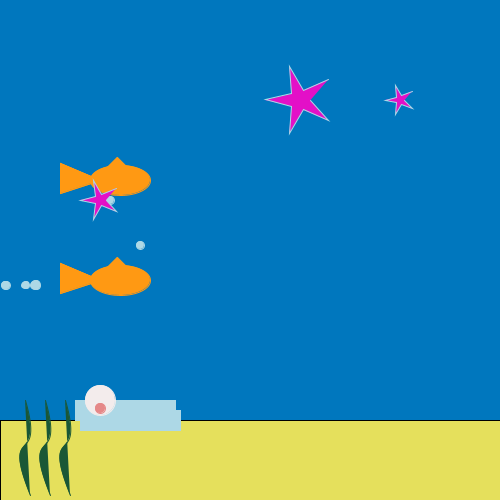
Frame 1 (no input)
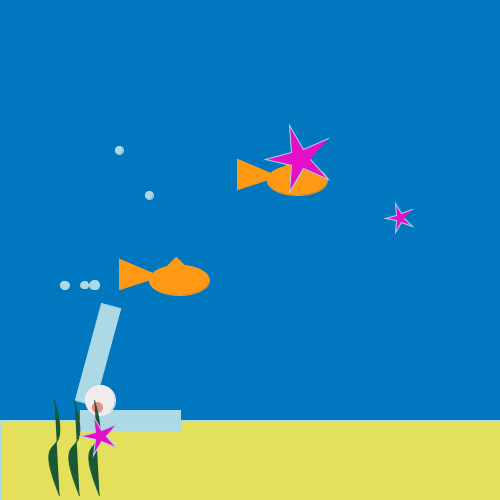
Frame 60 (the mouse pressed at the canvas centre just before this capture)
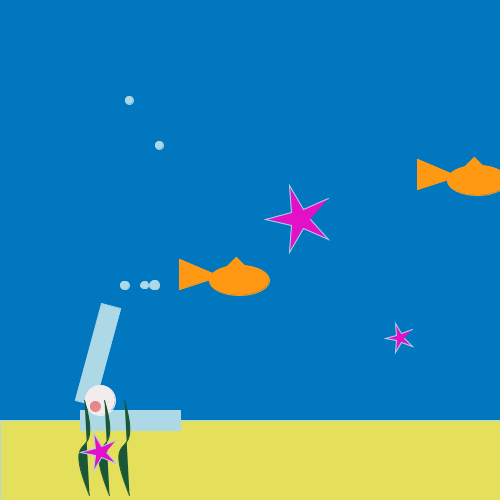
Frame 120 (the mouse held since frame 60 and released just before this capture)

The Processing sketch that drew these frames (run headless with seeded random() and noise(); from frame 60 on, the mouse is pressed at the canvas centre):

// Processing sketch: assignment4
// ── assignment4.pde
seaweed seaweed1;
seaweed seaweed2;
seaweed seaweed3;
tailfin fshtail;
tailfin fshtail2;
bubbles bubble1;
bubbles bubble2;
bubblesTrail bubble3, bubble4, bubble5;
seaClam seaClam1;

Starfish s1, s2, s3;

void setup(){
  background(210);
  size(500, 500);
  //declaring all the new objects
  seaweed1 = new seaweed(50, 495, 20, 420, 65, 470, 45, 400, 0.5);
  seaweed2 = new seaweed(70, 495, 40, 420, 85, 470, 65, 400, 0.5);
  seaweed3 = new seaweed(30, 495, 0, 420, 45, 470, 25, 400, 0.5);
  fshtail = new tailfin(0,200,1);
  fshtail2 = new tailfin(0,100,3);
  bubble1 = new bubbles(110, 200, 8, 1);
  bubble2 = new bubbles(140, 245, 8, 1);
  bubble3 = new bubblesTrail(5, 285, 8, 1);
  bubble4 = new bubblesTrail(25, 285, 7, 1);
  bubble5 = new bubblesTrail(35, 285, 9, 1);
  seaClam1 = new seaClam(80,410,100,20);
  
  
  s1 = new Starfish(150, 50, 35, 0.5);
  s1.setMaxY(225);
  s2 = new Starfish(50, 100, 20, 2);
  s2.setMaxY(225);
  s3 = new Starfish(200, 50, 15, 1);
  s3.setMaxY(225);
}


void draw(){
  //creating the ocean floor
  background(0, 119, 190);
  fill(color(229, 224, 92));
  rect(0,420,500,200);
  
  //creating all the animations
  seaClam1.create1();
  fshtail.display();
  fshtail.move();
  fshtail2.display();
  fshtail2.move();
  seaweed1.display();
  seaweed1.move();
  seaweed2.display();
  seaweed2.move();
  seaweed3.display();
  seaweed3.move();
  bubble1.display();
  bubble1.move();
  bubble2.display();
  bubble2.move();
  bubble3.display();
  bubble3.move();
  bubble4.display();
  bubble4.move();
  bubble5.display();
  bubble5.move();
 
 
  s1.display();
  s1.move();
  s2.display();
  s2.move();
  s3.display();
  s3.move();
  
}

// ── Bubbles.pde
class bubbles{
  float x, y, radius, speed;
  
  bubbles(float x, float y, float radius, float speed){
    this.x = x;
    this.y = y;
    this.radius = radius;
    this.speed = speed;
  }
  
  void display(){
    fill(color(173, 216, 230));
    stroke(color(173, 216, 230));
    ellipse(x, y, radius, radius);
    
  }
  
  void move(){
    
    this.x = this.x + this.speed;
    if(this.x > width/3){
      this.x = this.x - 50;
      this.y = this.y - 50;
    }
    
  }
}

// ── Bubbles_Trail.pde
class bubblesTrail extends bubbles{
  float x, y, radius, speed;
  
  bubblesTrail(float x, float y, float radius, float speed){
    super(x, y, radius, speed);
    this.x = x;
    this.y = y;
    this.radius = radius;
    this.speed = speed;
  }
  
   void display(){
    fill(color(173, 216, 230));
    stroke(color(173, 216, 230));
    ellipse(x, y, radius, radius);
  
    pushMatrix();
    translate(-60, 0);
    scale(0.97);
    
    if(this.x >= (width + 100)){
      this.x = 0;
    }
    popMatrix();
   }
   
  void move(){
    
    this.x = this.x + this.speed;
    if(this.x > width){
      this.x = this.x;
      this.y = this.y;
    }
    
    ellipse(this.x, this.y, this.radius, this.radius);
  }
}

// ── Fish_Fin.pde
class tailfin extends smallFish{
  PShape tail;
  float x, y, speed;
  
  tailfin(){
    super();
    this.y = 25;
    this.speed = 0.5;
  }
  
  tailfin(float x, float y, float speed){
    super(x, y, speed);
    this.y = y;
    this.speed = speed;
  }
  
  void display(){
    super.display();
    this.tail();
    
    shape(tail);

  }
  
  void tail(){
    fill(color(255,153,19));
    stroke(color(255,153,19));
    tail = createShape(TRIANGLE, 60 + this.x, 93 + this.y, 60 + this.x, 63 + this.y, 100 + this.x, 80 + this.y);
  }
  
  void move(){
    super.move();
    this.x += super.speed;
    if (super.x % 2 == 0){
      this.y += 4;
    }else{
      this.y -= 4;
    }
    if(this.x >= width){
      this.x = -100;
    }

    shape(tail);


  }
}

// ── Sea_Clam.pde
class seaClam {
  float r1, r2, r3, r4;
  float r;
  float s;


  seaClam(float r1, float r2, float r3, float r4){
      this.r1 = r1;
      this.r2 = r2;
      this.r3 = r3;
      this.r4 = r4;
    }

  void create1(){
    
    fill(color(173, 216, 230));
    stroke(color(173, 216, 230));
    rect(r1,r2,r3,r4); //  base of the clam 
    
    pushMatrix(); // rotation of the top half of the clam 
    translate(r1-5,r2-10);
    rotate(-0.1*r);
    rect(0,0,r3,r4);
    //r += 1;
    if (r < 13){
      r += 0.5;
    } 
    popMatrix();
    fill(color(243, 236, 236));
    stroke(color(243, 236, 236));
    ellipse(r1+20,r2-10,30,30); //the pearl
    
    
    fill(color(229, 136, 136));
    stroke(color(229, 136, 136));
    pushMatrix();
    translate(8*sin(s),8*cos(s));
    s += 0.1;
    ellipse(r1+20,r2-10,10,10); // the shine on the pearl that makes it rotate
    popMatrix();
    
  }


}

// ── Seaweed.pde
class seaweed{
  float x1, y1, x2, y2, x3, y3, x4, y4, speed;
  
  seaweed(float x1, float y1, float x2, float y2, float x3, float y3, float x4, float y4, float speed){
    this.x1 = x1;
    this.y1 = y1;
    this.x2 = x2;
    this.y2 = y2;
    this.x3 = x3;
    this.y3 = y3;
    this.x4 = x4;
    this.y4 = y4;
    this.speed = speed;
  }
  
  void move(){
    this.x1 += this.speed;
    this.x2 += this.speed;
    this.x3 += this.speed;
    this.x4 += this.speed;
  }
  
  void display(){
    
    fill(color(26,87,54));
    stroke(color(26,87,54));
    bezier(x1, y1, x2, y2, x3, y3, x4, y4);
    if(this.x1 >= width + 50 || this.x2 >= width + 50 || this.x3 >= width + 50 || this.x4 >= width + 50){
      this.x1  = -100;
      this.x2  = -70;
      this.x3  = -115;
      this.x4  = -95;
    }
  }
  
  
}

// ── Small_Fish.pde
class smallFish{
  PShape smallFish;
  float x, y, speed;
  
  smallFish(){
    this.x = 25;
    this.y = 25;
    this.speed = 1;
  }
  
  smallFish(float x, float y, float speed){
    this.x = x;
    this.y = y;
    this.speed = speed;
  }
  
  void display(){
    fill(color(255,153,19));
    stroke(color(255,153,19));
    smallFish = createShape(GROUP);
    PShape body = createShape(ELLIPSE, 120+this.x, 80 + this.y, 60,30);
    PShape fin = createShape(TRIANGLE, 107+this.x, 67+this.y, 117+this.x, 57+this.y, 127+this.x, 67+this.y);
    smallFish.addChild(body);
    smallFish.addChild(fin);
    shape(smallFish);
  }
  
  void move(){
    this.x += this.speed;
    if(this.x >= width){
      this.x = -100;
    }
      
  }
  
}

// ── Starfish.pde
class Starfish {
  
  PShape star;
  float x, y, radius, speed;
  color fillColor;
  float maxY;
  
  public Starfish(float x, float y, float r, float s) {
    this.x = x;
    this.y = y;
    this.radius = r;
    this.speed = s;
    
    this.fillColor = color(#E310C7);
    this.maxY = height;
  }
  
  
  void display() {
    
    float angle = TWO_PI / 5;
    float halfAngle = angle/2.0;
    pushMatrix();
    translate(x, y);
    star = createShape();
    star.setFill(fillColor);
    star.beginShape();
    for (float a = 0; a < TWO_PI; a += angle) {
      float sx = x + cos(a) * (radius * 0.3);
      float sy = y + sin(a) * (radius * 0.3);
      star.vertex(sx, sy);
      sx = x + cos(a+halfAngle) * radius;
      sy = y + sin(a+halfAngle) * radius;
      star.vertex(sx, sy);
    }
    endShape(CLOSE);
    shape(star);
    popMatrix();
  }
  
  void setFillColor(color c) {
    this.fillColor = c;
  }
  
  void setMaxY(float y) {
    this.maxY = y;
  }
  
  void move() {
    if (this.y < this.maxY) {
      this.y += speed;
    }
  
  }

}
